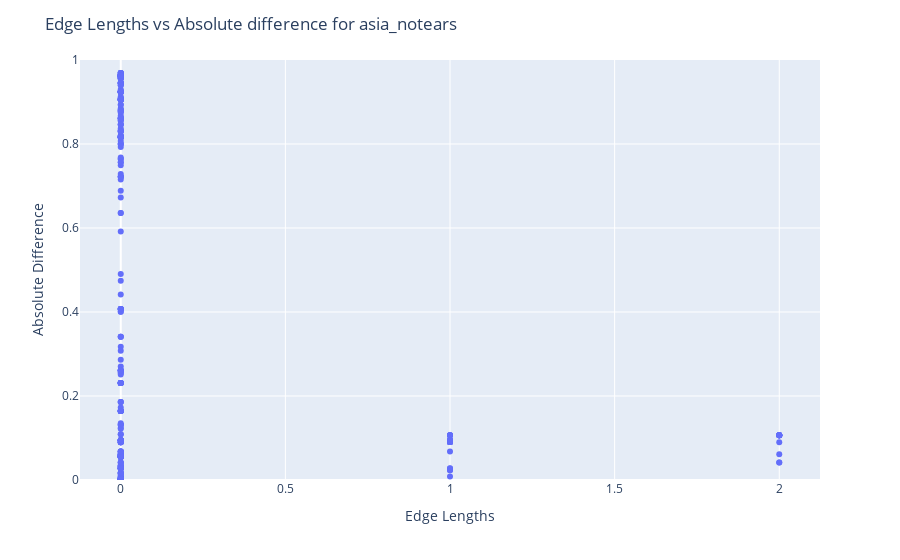

This figure's notebook cell:
### Code cell
# model_to_int={'asia_nobears': 0, 'asia_ccdr': 1, 'asia_lingam': 2, 'asia_notears': 3}

fig = px.scatter(df.sort_values(by=['Edge Lengths']), y="Model_3", x= "Edge Lengths")
fig.update_layout(yaxis_range=[0, 1])
fig.update_layout(
    
    title_text=f'Edge Lengths vs Absolute difference for asia_notears', # title of plot
    xaxis_title_text='Edge Lengths', # xaxis label
    yaxis_title_text='Absolute Difference', # yaxis label
)
fig.show()

### Figure 1 — Plotly figure (JSON) as saved in the notebook; plotly's stock layout.template omitted (floating-point values rounded to 4 significant figures; data arrays with more than 128 entries replaced by an {"elided": "..."} marker saying what was removed)
{"data": [{"hovertemplate": "Edge Lengths=%{x}<br>Model_3=%{y}<extra></extra>", "legendgroup": "", "marker": {"color": "#636efa", "symbol": "circle"}, "mode": "markers", "name": "", "orientation": "v", "showlegend": false, "type": "scatter", "x": {"elided": "351 int values"}, "xaxis": "x", "y": {"elided": "351 float values"}, "yaxis": "y"}], "layout": {"legend": {"tracegroupgap": 0}, "margin": {"t": 60}, "title": {"text": "Edge Lengths vs Absolute difference for asia_notears"}, "xaxis": {"anchor": "y", "domain": [0, 1], "title": {"text": "Edge Lengths"}}, "yaxis": {"anchor": "x", "domain": [0, 1], "range": [0, 1], "title": {"text": "Absolute Difference"}}}}
